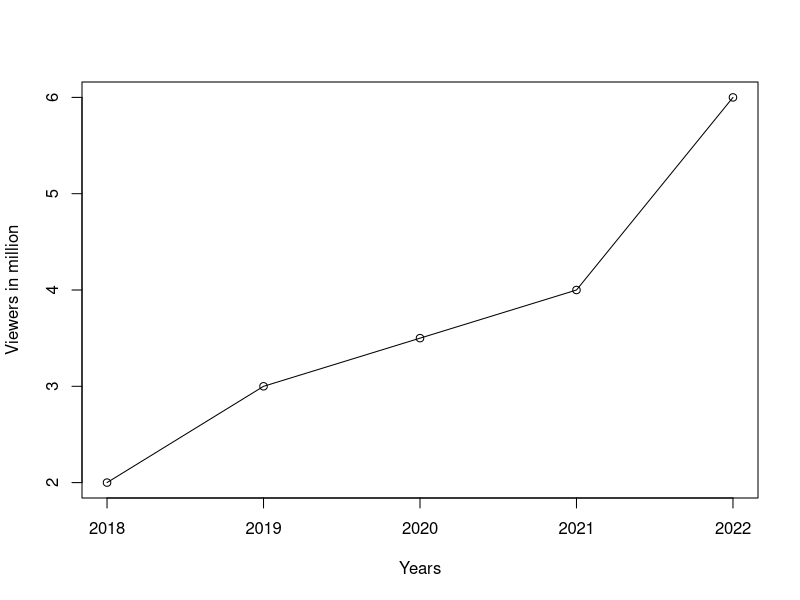

Reproduce this figure in R.
## ---- chunk 1
#| message = FALSE
years = c(2018, 2019, 2020, 2021, 2022)
viewers = c(2, 3, 3.5, 4, 6)
plot(years,viewers,type = "o",xlab="Years", ylab="Viewers in million")
##plot(v,type,col,xlab,ylab)

message("You will not see the message.")
